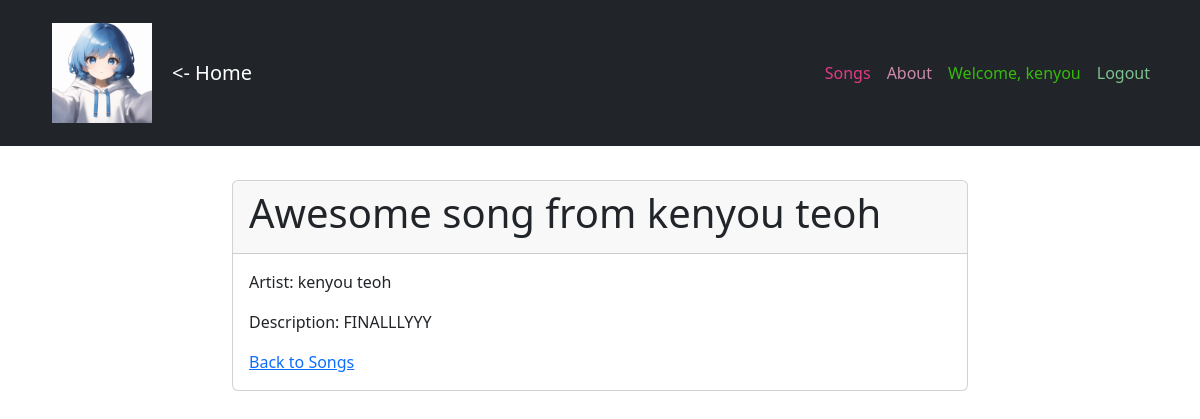
The page /song/1/ (signed in) on the database its author committed.
### musicApp/models.py (models this page shows, shortened)
class user(AbstractBaseUser):
    name = models.CharField(max_length=100)
    description = models.TextField(blank=True)
    email = models.EmailField(max_length=100, unique=True)
    is_staff = models.BooleanField(default=False)  # Add this line
    objects = UserManager()
    USERNAME_FIELD = 'email'
    REQUIRED_FIELDS = ['name']

class song(models.Model):
    name = models.CharField(max_length=100)
    artist = models.CharField(max_length=100)
    description = models.TextField(blank=True)

### musicApp/views.py (the view)
# urls.py: path('song/<int:pk>/', views.songDetailView.as_view(), name='song_detail'),
class songDetailView(DetailView):
    model = song

### musicApp/templates/musicApp/song_detail.html
{% extends 'musicApp/base_template.html' %}
{% block content %}
    <div class="row justify-content-center">
        <div class="col-md-8">
            <div class="card">
                <div class="card-header">
                    <h1>{{ song.name }}</h1>
                </div>
                <div class="card-body">
                    <p>Artist: {{ song.artist }}</p>
                    <p>Description: {{ song.description }}</p>
                    <a href="{% url 'songs' %}">Back to Songs</a>
                </div>
            </div>
        </div>
    </div>
{% endblock %}

### musicApp/templates/musicApp/base_template.html (shortened to what this page needs)
{% load static %}
<!DOCTYPE html>
<html lang="en">
<head>
    {% load bootstrap5 %}
    {% bootstrap_css %}
</head>
<body>
    <nav class="navbar navbar-expand-md navbar-dark bg-dark fixed-top">
        <div class="container">
            <a class="navbar-brand d-flex align-items-center" href="{% url 'songs' %}">
                <img src="{% static 'images/image.png' %}" alt="Home Page - Click to go to the songs page" style="width: 100px; margin: 10px;">
                <span style="margin-left: 10px;"><- Home</span>
            </a>
            <div class="collapse navbar-collapse" id="navbarCollapse">
                <ul class="navbar-nav ms-auto">
                    <li class="nav-item">
                        <a class="nav-link font-weight-bold" href="{% url 'songs' %}" style="color: red;">Songs</a>
                    </li>
                    <li class="nav-item">
                        <a class="nav-link font-weight-bold" href="{% url 'about' %}" style="color: yellow;">About</a>
                    </li>
                    {% if user.is_authenticated %}
                    <li class="nav-item">
                        <span class="nav-link font-weight-bold" style="color: white;">Welcome, {{ user.name }}</span>
                    </li>
                    <li class="nav-item">
                        <a class="nav-link font-weight-bold" href="{% url 'logout' %}" style="color: blue;">Logout</a>
                    </li>
                    {% else %}
                    <li class="nav-item">
                        <a class="nav-link font-weight-bold" href="{% url 'login' %}" style="color: green;">Login</a>
                    </li>
                    {% endif %}
                </ul>
            </div>
        </div>
    </nav>
    <div class="container" style="margin-top: 180px;">
        {% block content %}
        {% endblock %}
    </div>
</body>
</html>

### rows shown on the page
user: name "kenyou"
song: name "Awesome song from kenyou teoh", artist "kenyou teoh", description "FINALLLYYY"
